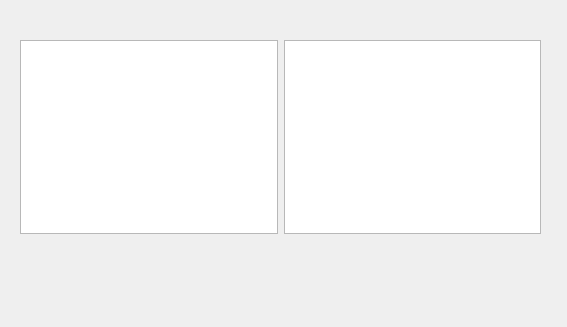
<?xml version="1.0" encoding="UTF-8"?>
<ui version="4.0">
 <class>Dialog</class>
 <widget class="QDialog" name="Dialog">
  <property name="geometry">
   <rect>
    <x>0</x>
    <y>0</y>
    <width>567</width>
    <height>327</height>
   </rect>
  </property>
  <property name="windowTitle">
   <string>Dialog</string>
  </property>
  <widget class="QWidget" name="">
   <property name="geometry">
    <rect>
     <x>20</x>
     <y>40</y>
     <width>521</width>
     <height>194</height>
    </rect>
   </property>
   <layout class="QHBoxLayout" name="horizontalLayout">
    <item>
     <widget class="QTreeView" name="treeView"/>
    </item>
    <item>
     <widget class="QListView" name="listView"/>
    </item>
   </layout>
  </widget>
 </widget>
 <resources/>
 <connections/>
</ui>
